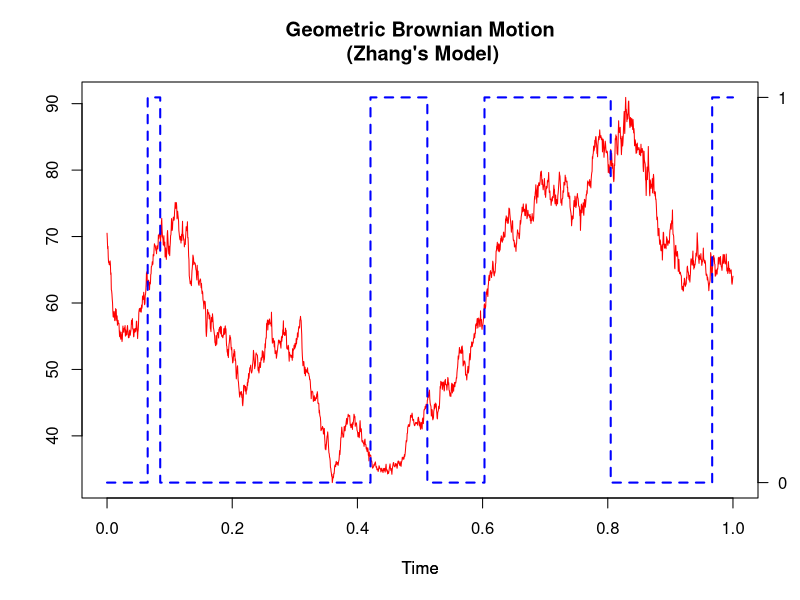

The R source for this figure:
library(expm)

#MILSTEIN-TYPE PROCEDURES FOR NUMERICAL SOLUTIONS OF STOCHASTIC DIFFERENTIAL EQUATIONS WITH
#MARKOVIAN SWITCHING

lambda<-c(6.04, 8.90) #alta e baixa
sigma<-c(0.44, 0.63) 
prob=0
r<-c(1.5, -1.61)
mu <- r + sigma^2/2
X0 = 70.5
p0 = c(0.5,0.5)

################## PARTE II #########################
# Fazendo os gráficos dos caminhos

N= 2**12 # number of discrete time steps
R=2
L=N/R
T=1
dt = T/N
Dt=R*dt

#set.seed(15) # Fazendo a semente ser 15 para dar sempre o mesmo caminho
time = seq(0,T,Dt)

# Euler-Maruyama:
X   = rep(0,floor(L)+1)
X[1]= X0
A   = rep(0,floor(L)+1)
A[1] = sample(c(1,2),1,prob=p0)

# TODO:
# Gerar o tempo até a primeira transição rexp(\lambd[A[1]],1)
tau <- rexp(1,lambda[A[1]])

for(j in 1:floor(L))
{
  # TODO:
  if(tau <= time[j+1]){
    if( A[j] == 1 ) A[j+1] = 2
    else            A[j+1] = 1
    tau <- tau + rexp(1,lambda[A[j+1]])
  } else {
    A[j+1] = A[j]
  }

  Winc = sqrt(Dt)*rnorm(1)
  X[j+1]=X[j]+Dt*X[j]*mu[A[j+1]]+X[j]*Winc*sigma[A[j+1]]
  + 0.5*(sigma[A[j+1]]*X[j])^2*(Winc^2- Dt)
}

# https://www.statmethods.net/advgraphs/axes.html
par(mfrow=c(1,1))
plot(time,X,main="Geometric Brownian Motion\n (Zhang's Model)",
     ylab="",xlab="Time",type="l",col="red",lwd=1)
par(new=TRUE)
plot(time,2-A,ylab="",xlab="Time",type="s",lty=2,col="blue",lwd=2,axes=FALSE)
axis(4, at=c(0,1),las=1)
